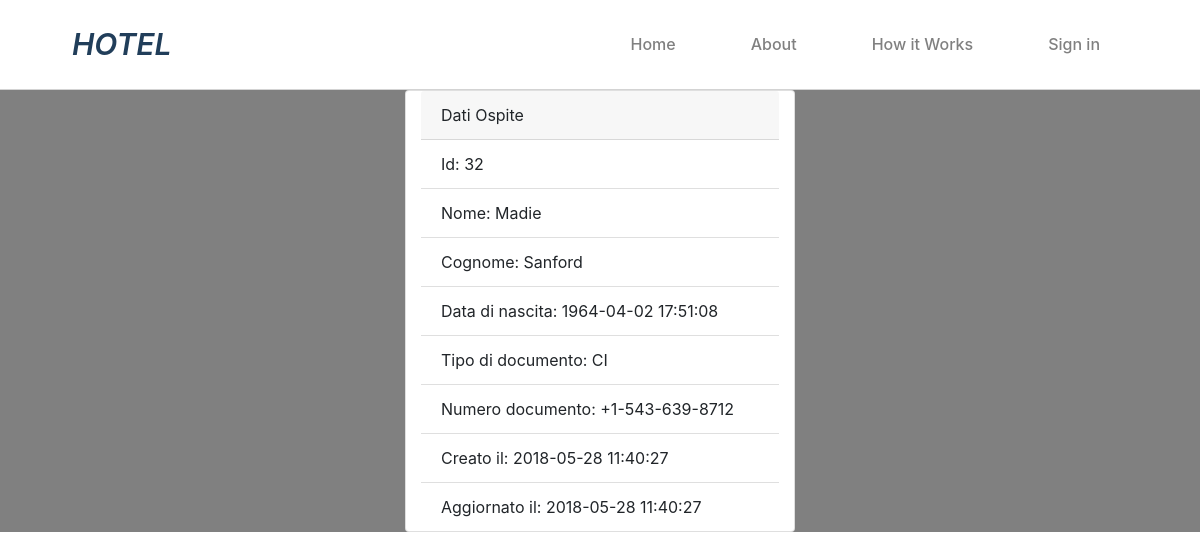
Page /show/show.php?id=32 on the committed database.
### tables this page shows
CREATE TABLE `ospiti` (
  `id` int(10) UNSIGNED NOT NULL,
  `name` varchar(255) NOT NULL,
  `lastname` varchar(255) NOT NULL,
  `date_of_birth` datetime NOT NULL,
  `document_type` varchar(1024) NOT NULL,
  `document_number` varchar(1024) NOT NULL,
  `created_at` timestamp NULL DEFAULT NULL,
  `updated_at` timestamp NULL DEFAULT NULL
);

### show/database_show_single.php (called while the page is built, shortened)
<?php
$conn = new mysqli($servername, $username, $password, $dbname);
$sql = 'SELECT * FROM `ospiti`;';
$result = $conn->query($sql);
if ($result->num_rows > 0) {
$ospiti = [];
  while($row = $result->fetch_assoc()) {
    $ospiti[] = $row;
  }
} else {
  echo '0 results';
}
?>

### show/show.php (the view)
<!DOCTYPE html>
<html lang="en" dir="ltr">
    <?php
    include 'database_show_single.php';
    include '../partials/_head.php';
    include '../partials/_nav.php';
    ?>
  <body>
    <div class="wra_p container-fluid">
      <div class="card col-4" style="width: 50%;">
        <div class="card-header">
          Dati Ospite
        </div>
        <ul class="list-group list-group-flush">
          <?php foreach ($ospiti as $key => $value) {
            if ($_GET['id'] === $value['id']) {
              ?><li class="list-group-item"><?php echo 'Id: '.$value['id']; ?></li>
              <li class="list-group-item"><?php echo 'Nome: '.$value['name']; ?></li>
              <li class="list-group-item"><?php echo 'Cognome: '.$value['lastname']; ?></li>
              <li class="list-group-item"><?php echo 'Data di nascita: '.$value['date_of_birth']; ?></li>
              <li class="list-group-item"><?php echo 'Tipo di documento: '.$value['document_type']; ?></li>
              <li class="list-group-item"><?php echo 'Numero documento: '.$value['document_number']; ?></li>
              <li class="list-group-item"><?php echo 'Creato il: '.$value['created_at']; ?></li>
              <li class="list-group-item"><?php echo 'Aggiornato il: '.$value['updated_at']; ?></li>
              <?php
            }
          }
          ?>
        </ul>
      </div>
    </div>
  </body>
</html>

### rows in the picture
ospiti: id "32", name "Madie", lastname "Sanford", date_of_birth "1964-04-02 17:51:08", document_type "CI", document_number "+1-543-639-8712", created_at "2018-05-28 11:40:27", updated_at "2018-05-28 11:40:27"
